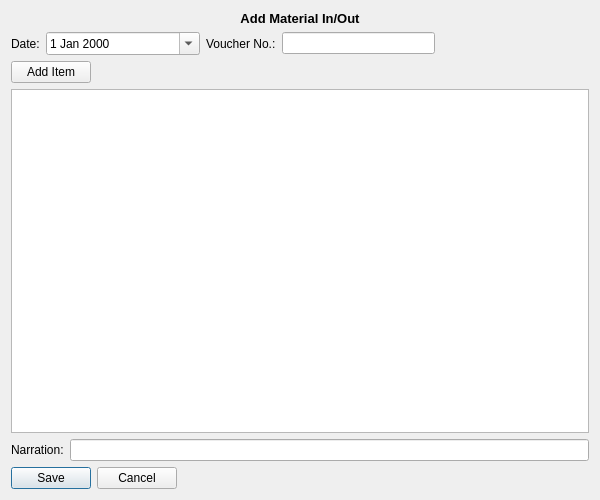
<?xml version="1.0" encoding="UTF-8"?>
<ui version="4.0">
 <class>AddMaterialInOut</class>
 <widget class="QWidget" name="AddMaterialInOut">
  <property name="geometry">
   <rect>
    <x>0</x>
    <y>0</y>
    <width>600</width>
    <height>500</height>
   </rect>
  </property>
  <property name="windowTitle">
   <string>Form</string>
  </property>
  <layout class="QGridLayout" name="gridLayout">
   <item row="0" column="0" colspan="2">
    <widget class="QLabel" name="titleLabel">
     <property name="font">
      <font>
       <pointsize>10</pointsize>
       <weight>75</weight>
       <bold>true</bold>
      </font>
     </property>
     <property name="text">
      <string>Add Material In/Out</string>
     </property>
     <property name="alignment">
      <set>Qt::AlignCenter</set>
     </property>
    </widget>
   </item>
   <item row="1" column="0" colspan="2">
    <layout class="QHBoxLayout" name="horizontalLayout" stretch="0,1,0,1,1">
     <item>
      <widget class="QLabel" name="voucherDateLabel">
       <property name="text">
        <string>Date:</string>
       </property>
      </widget>
     </item>
     <item>
      <widget class="QDateEdit" name="voucherDateEdit">
       <property name="calendarPopup">
        <bool>true</bool>
       </property>
       <property name="date">
        <date>
         <year>2000</year>
         <month>1</month>
         <day>1</day>
        </date>
       </property>
      </widget>
     </item>
     <item>
      <widget class="QLabel" name="voucherNoLabel">
       <property name="text">
        <string>Voucher No.:</string>
       </property>
      </widget>
     </item>
     <item>
      <widget class="QLineEdit" name="voucherNoLineEdit"/>
     </item>
     <item>
      <spacer name="horizontalSpacer">
       <property name="orientation">
        <enum>Qt::Horizontal</enum>
       </property>
       <property name="sizeHint" stdset="0">
        <size>
         <width>130</width>
         <height>20</height>
        </size>
       </property>
      </spacer>
     </item>
    </layout>
   </item>
   <item row="2" column="0" colspan="2">
    <widget class="QPushButton" name="addItemPushButton">
     <property name="sizePolicy">
      <sizepolicy hsizetype="Fixed" vsizetype="Fixed">
       <horstretch>0</horstretch>
       <verstretch>0</verstretch>
      </sizepolicy>
     </property>
     <property name="text">
      <string>Add Item</string>
     </property>
    </widget>
   </item>
   <item row="3" column="0" colspan="2">
    <widget class="QTableWidget" name="itemTableWidget"/>
   </item>
   <item row="4" column="0">
    <widget class="QLabel" name="label">
     <property name="text">
      <string>Narration:</string>
     </property>
    </widget>
   </item>
   <item row="4" column="1">
    <widget class="QLineEdit" name="lineEdit"/>
   </item>
   <item row="5" column="0" colspan="2">
    <widget class="QDialogButtonBox" name="buttonBox">
     <property name="sizePolicy">
      <sizepolicy hsizetype="Fixed" vsizetype="Fixed">
       <horstretch>0</horstretch>
       <verstretch>0</verstretch>
      </sizepolicy>
     </property>
     <property name="standardButtons">
      <set>QDialogButtonBox::Cancel|QDialogButtonBox::Save</set>
     </property>
    </widget>
   </item>
  </layout>
 </widget>
 <tabstops>
  <tabstop>voucherDateEdit</tabstop>
  <tabstop>voucherNoLineEdit</tabstop>
  <tabstop>addItemPushButton</tabstop>
  <tabstop>itemTableWidget</tabstop>
  <tabstop>lineEdit</tabstop>
 </tabstops>
 <resources/>
 <connections/>
</ui>
